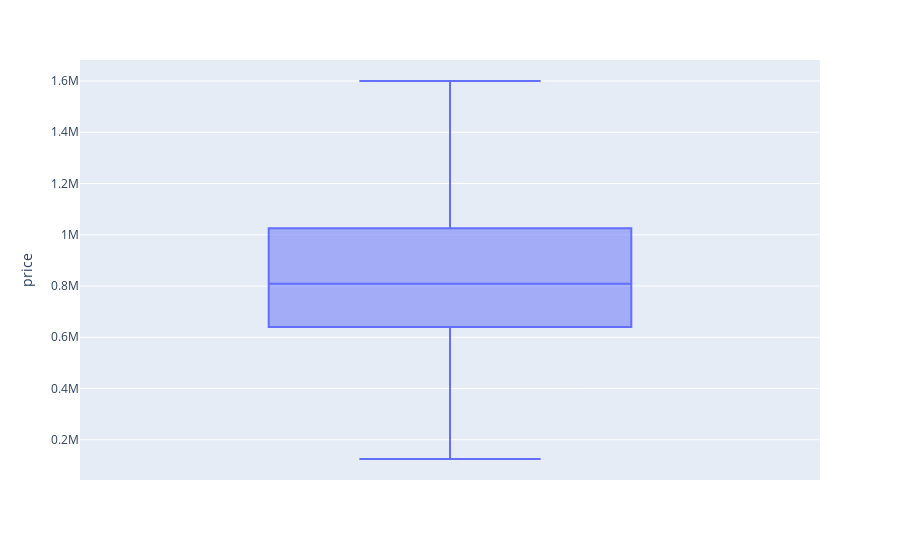

The code cell stored with this chart in its notebook:
### Code cell
import plotly.express as px
fig = px.box(dd, y="price")
fig.show()

### Figure 1 — Plotly figure (JSON) as saved in the notebook; plotly's stock layout.template omitted (floating-point values rounded to 4 significant figures; data arrays with more than 128 entries replaced by an {"elided": "..."} marker saying what was removed)
{"data": [{"alignmentgroup": "True", "hovertemplate": "price=%{y}<extra></extra>", "legendgroup": "", "marker": {"color": "#636efa"}, "name": "", "notched": false, "offsetgroup": "", "orientation": "v", "showlegend": false, "type": "box", "x0": " ", "xaxis": "x", "y": {"elided": "10611 int values"}, "y0": " ", "yaxis": "y"}], "layout": {"boxmode": "group", "legend": {"tracegroupgap": 0}, "margin": {"t": 60}, "xaxis": {"anchor": "y", "domain": [0, 1]}, "yaxis": {"anchor": "x", "domain": [0, 1], "title": {"text": "price"}}}}
